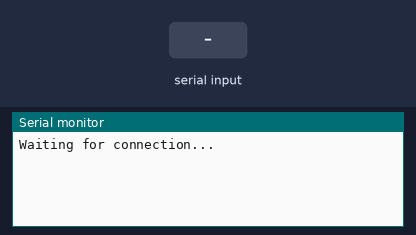
Bench run of a sketch on a simulated Arduino Mega 2560, built with avr-gcc and run on an emulated ATmega2560. On the bench: the last lines printed to the serial monitor. The test bench sets the inputs (shaded band).

Above: at 0.8 s.
0.9 s: "1" received over the second serial link
At 1.01 s:
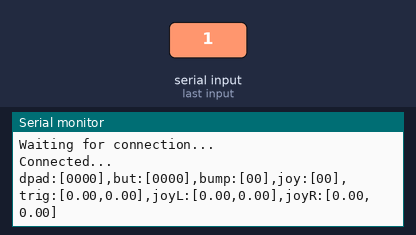
At 2.9 s:
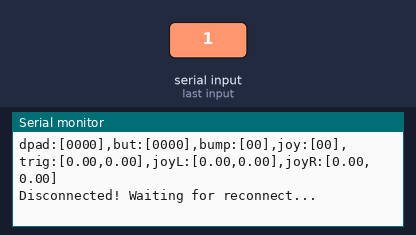

Measured:
- after the input at 0.9 s, the serial monitor: prints a new line at once (image 1)

The sketch:

receive.ino
```cpp
/**
 * Demo class for the controller receive code.
 *
 * Uncomment a function in loop() to test out some functionality.
 *
 * This uses an xbee connected to Serial1. Other serial ports may
 * be used without issue.
 */

#include "Controller.h"

bool disconnected = false;

//Create the communications object. Use Serial for the communications.
Controller controller(Serial3);

//Have the class handle the data whenever it arrives
//NOTE: this function is stupid. It is not actually an interrupt. It is only
//      called when once per loop(). IF loop() is long than 20ms, YOU WILL LOOSE STUFF!
//void serialEvent1() {
//  controller.receiveData();
//}

//=====SETUP=============================================
void setup() {
  Serial.begin(115200);

  //initialize the receiver
  controller.init();
  Serial.println("Waiting for connection...");
  while (!controller.connected()) { delay(10); }
  Serial.println("Connected...");

  //set a deadzone for the joysticks
  controller.setJoyDeadzone(0.08);
}

//=====MAIN LOOP=============================================
void loop() {
  //Uncomment a demo mode to run it.
  if (controller.connected()) {
    //Print all values to the serial monitor
    printEverything();

    //only print button changes (clicks)
    //printButtonChanges();

    disconnected = false;
  } else {
    if (!disconnected) {
      Serial.println("Disconnected! Waiting for reconnect...");
      disconnected = true;
    }
  }
}

//=====DEMOS=============================================
/**
 * Display when one of the buttons get pressed (clicked).
 */
void printButtonChanges() {
  //right side buttons
  if (controller.buttonClick(UP)) {
    Serial.println("btn:UP");
  }
  if (controller.buttonClick(DOWN)) {
    Serial.println("btn:DOWN");
  }
  if (controller.buttonClick(LEFT)) {
    Serial.println("btn:LEFT");
  }
  if (controller.buttonClick(RIGHT)) {
    Serial.println("btn:RIGHT");
  }

  //Dpad
  if (controller.dpadClick(UP)) {
    Serial.println("dpad:UP");
  }
  if (controller.dpadClick(DOWN)) {
    Serial.println("dpad:DOWN");
  }
  if (controller.dpadClick(LEFT)) {
    Serial.println("dpad:LEFT");
  }
  if (controller.dpadClick(RIGHT)) {
    Serial.println("dpad:RIGHT");
  }

  //bumpers
  if (controller.bumperClick(LEFT)) {
    Serial.println("bumper:LEFT");
  }
  if (controller.bumperClick(RIGHT)) {
    Serial.println("bumper:RIGHT");
  }

  //joysticks
  if (controller.joyButtonClick(LEFT)) {
    Serial.println("joy:LEFT");
  }
  if (controller.joyButtonClick(RIGHT)) {
    Serial.println("joy:RIGHT");
  }
}

/**
 * Spam all of the controller values unto the screen.
 */
void printEverything() {
  static unsigned long lastPrint = millis();

  if (millis() - lastPrint > 100) {
    //Format:
    //dpad:[lrud],but:[lrud],bump:[lr],trig:[l,r],joyL:[l,r],joyR:[l,r]

    //Dpad
    Serial.print("dpad:[");
    Serial.print(controller.dpad(LEFT));
    Serial.print(controller.dpad(RIGHT));
    Serial.print(controller.dpad(UP));
    Serial.print(controller.dpad(DOWN));

    //buttons
    Serial.print("],but:[");
    Serial.print(controller.button(LEFT));
    Serial.print(controller.button(RIGHT));
    Serial.print(controller.button(UP));
    Serial.print(controller.button(DOWN));

    //bumpers
    Serial.print("],bump:[");
    Serial.print(controller.bumper(LEFT));
    Serial.print(controller.bumper(RIGHT));

    //joysticks
    Serial.print("],joy:[");
    Serial.print(controller.joyButton(LEFT));
    Serial.print(controller.joyButton(RIGHT));

    //triggers
    Serial.print("],trig:[");
    Serial.print(controller.trigger(LEFT));
    Serial.print(",");
    Serial.print(controller.trigger(RIGHT));

    //left joystick
    Serial.print("],joyL:[");
    Serial.print(controller.joystick(LEFT,X));
    Serial.print(",");
    Serial.print(controller.joystick(LEFT,Y));

    //right joystick
    Serial.print("],joyR:[");
    Serial.print(controller.joystick(RIGHT,X));
    Serial.print(",");
    Serial.print(controller.joystick(RIGHT,Y));
    Serial.println("]");

    if(abs(controller.joystick(RIGHT,X)) < 0.001 || abs(controller.joystick(RIGHT,Y)) < 0.001
      || abs(controller.joystick(LEFT,X)) < 0.001 || abs(controller.joystick(LEFT,Y)) < 0.001) {
      //Serial.println("\n\n\n\n\n\n\n\n\n\n\n\n\n\n\n\n");
    }

    lastPrint = millis();
  }
}
```

Controller.cpp
```cpp
/*
 * Class for receiving data from the controller.
 *
 * Functions:
 * init() - initilize receiving. Call in setup();
 * connected() - check if the controller is currently connected.
 * receiveData() - read any data that has been sent to the receiver. Call this often or you will loose stuff.
 * setJoyDeadzone(deadzone) - set a deadzone for the joysticks.
 *
 * joystick(side, axis) - get the joystick value for the given side and axis
 * trigger(side) - get the trigger value on the given side
 *
 * joyButton(side) - check if a joyButton is pressed
 * button(dir) - check if a normal button is pressed
 * dpad(dir) - check if a dpad button is pressed
 * bumper(side) - check if a bumper is pressed
 *
 * joyButtonClick(side) - check if a joyButton has been clicked
 * buttonClick(dir) - check if a normal button has been clicked
 * dpadClick(dir) - check if a dpad button has been clicked
 * bumperClick(side) - check if a bumpre has been clicked
 *
 */

#include "Controller.h"

#define BAUDRATE 115200
#define CONNECTION_TIMEOUT 1000
#define PACKET_TIMEOUT 5  //max amount of time a transmission should ever take to send

//Data header bitmasks
#define LEFT_JOY_X    0b00000001
#define LEFT_JOY_Y    0b00000001
#define RIGHT_JOY_X   0b00000010
#define RIGHT_JOY_Y   0b00000010
#define LEFT_TRIGGER  0b00000100
#define RIGHT_TRIGGER 0b00001000
#define LEFT_BUTTONS  0b00010000
#define RIGHT_BUTTONS 0b00100000

//masks to use with the header to figure out what data is coming
const uint8_t headerMasks[] = {
  LEFT_JOY_X,
  LEFT_JOY_Y,
  RIGHT_JOY_X,
  RIGHT_JOY_Y,
  LEFT_TRIGGER,
  RIGHT_TRIGGER,
  LEFT_BUTTONS,
  RIGHT_BUTTONS
};

//Define offsets for buttons (the rest are in enums).
#define JOY_BUTTON   4
#define BUMPER       5

/**
 * Constructor for the class.
*/
Controller::Controller(HardwareSerial &xbeeSerial) : xbeeSerial(xbeeSerial) {
  for (int i = 0; i < 8; i++) {
    dataTargets[i] = 0;
  }

  //We haven't received anything yet, so make difference greater than the limit
  lastReceive = -CONNECTION_TIMEOUT;

}

/**
 * Initialize communications.
*/
void Controller::init() {
    xbeeSerial.begin(BAUDRATE);
}


/**
 * @brief Get the value for the given joystick and axis. Will give a value in
 * the range -1.0 to 1.0.
 *
 * @param side side of the joystick. [LEFT or RIGHT].
 * @param axis axis to return. [X or Y].
 * @return the joystick value on the axis.
 */
float Controller::joystick(Dir side, Axis axis) {
    if (abs(joy[side][axis]) < joyDeadzone) {
        return 0.0;
    }

    return joy[side][axis];
}

/**
 * @brief Get the state of the joystick button.
 *
 * @param side side of the joystick button.
 * @return true if pressed, false otherwise.
 */
bool Controller::joyButton(Dir side) {
    return getButtonState(side, JOY_BUTTON);
}


/**
* Get the value of one of the colored buttons (right side of the controller).
*
* @param dir - Direction of the button. (UP, DOWN, LEFT, RIGHT).
* @return true if pressed, false otherwise.
*/
bool Controller::button(Dir dir) {
    return getButtonState(Dir::RIGHT, dir);
}

/**
* Get the value of one of the dpad buttons (or the left side colored buttons on older controler model).
*
* @param dir - Direction of the Dpad button. (UP, DOWN, LEFT, RIGHT).
* @return true if pressed, false otherwise.
*/
bool Controller::dpad(Dir dir) {
    return getButtonState(Dir::LEFT, dir);
}

/**
* Get the value of a bumper.
*
* @param side - Side of the bumper. (LEFT or RIGHT).
* @return true if pressed, false otherwise.
*/
bool Controller::bumper(Dir side) {
    return getButtonState(side, BUMPER);
}

/**
* Get the value of a trigger. Will be value in the range 0.0 to 1.0.
*
* @param side - Side of the trigger. (LEFT or RIGHT).
* @return Value of the trigger.
*/
float Controller::trigger(Dir side) {
    return triggers[side];
}

/**
* Get the value of a button.
*
* @param side - Side of the button. (LEFT or RIGHT).
* @param button - Index of the button being pressed. (LEFT, RIGHT, UP, DOWN, JOY_BUTTON, BUMPER).
* @return true if pressed, false otherwise.
*/
bool Controller::getButtonState(Dir side, uint8_t button) {
    return buttons[side] & (1 << button);
}


/**
 * @brief Check if we have received data recently
 *
 * @return true if we have received data recently, false otherwise.
 */
bool Controller::connected() {
    //try to receive any available data
    receiveData();

    //check if we have timed out
    return (millis() - lastReceive) < CONNECTION_TIMEOUT;
}

/**
* Set a range of values under which joystick values will be ignored.
*
* @param deadzone - value in the range 0.0 to 1.0.
*/
void Controller::setJoyDeadzone(float deadzone) {
  joyDeadzone = deadzone;
}

//Don't mind us. We are for debugging.
void printBinary(uint8_t val) {
  for (int i = 7; i >= 0; i--) {
    Serial.print((val >> i) & 1);
  }
}
void printBinary(int val) {
  for (int i = 7; i >= 0; i--) {
    Serial.print((val >> i) & 1);
  }
}

/**
* Receive data from the controller. This function should be called at an interval less than 20ms.
* The serialEvent() function can be used for this, but it may not be fast enough if loop() takes
* a long time.
*
* How this works:
*  - Get the first valid data header from the serial buffer.
*  - Use the data header to construct an array of targets for the upcoming data.
*  - Loop until we have received all data (curByte == numBytes), or we have timed out.
*  - Each time we get a new byte of data, save based on the target for that byte.
*  - Every time we receive any data, update the last receive time.
*/
void Controller::receiveData() {
    uint8_t dataHeader = 0;  //header for the packet of send data
    int8_t curByte = 0;      //current byte in the transmission
    int8_t numBytes = 0;     //number of bytes in the transmission

    if (xbeeSerial.available()) {
        //read the first valid header
        dataHeader = xbeeSerial.read();
        while (xbeeSerial.available() && !isValidHeader(dataHeader)) {
            dataHeader = xbeeSerial.read();
        }

        //if we found a valid header, read the following data
        if (isValidHeader(dataHeader)) {

            //Figure out what data is coming based on the header
            numBytes = getDataTargets(dataTargets, dataHeader);

            //Get ready to receive the data
            unsigned long int readStart = millis();

            //read until done or timeout
            while (millis() - readStart < PACKET_TIMEOUT && curByte < numBytes) {
                if (xbeeSerial.available()) {
                    //read the data into the target for the current byte
                    switch(dataTargets[curByte]) {
                      case 0:
                        updateJoy(LEFT, X, xbeeSerial.read());
                        break;
                      case 1:
                        updateJoy(LEFT, Y, xbeeSerial.read());
                        break;
                      case 2:
                        updateJoy(RIGHT, X, xbeeSerial.read());
                        break;
                      case 3:
                        updateJoy(RIGHT, Y, xbeeSerial.read());
                        break;
                      case 4:
                        updateTrigger(LEFT, xbeeSerial.read());
                        break;
                      case 5:
                        updateTrigger(RIGHT, xbeeSerial.read());
                        break;
                      case 6:
                        updateButtons(LEFT, xbeeSerial.read());
                        break;
                      case 7:
                        updateButtons(RIGHT, xbeeSerial.read());
                        break;
                    }

                    //go to the next byte
                    curByte++;
                }
            }
        }


        //update the time of last receiving data
        lastReceive = millis();
    }
}

/**
 * Check if the given header is valid.
 * This checks to make sure header is not all zeros and last two bits are empty.
 *
 * @param header - value to check.
 * @return true if valid, false otherwise.
 */
bool Controller::isValidHeader(uint8_t header) {
  return header != 0 && !(header & 0b11000000u);
}

/**
 * Build the list of data targets based on the header bits.
 *
 * @param dataTargets - array to fill with data targets.
 * @param dataHeader - the header of the data.
 * @return number of data targets found.
 */
int8_t Controller::getDataTargets(uint8_t dataTargets[], int8_t dataHeader) {
  int8_t numBytes = 0;
  for (int i = 0; i < 8; i++) {
    //add the target to our list if we have a match
    if (dataHeader & headerMasks[i]) {
        dataTargets[numBytes] = i;
        numBytes++;
    }
  }

  return numBytes;
}

/**
* Update the button values. Set the button's click bit if we hit a rising edge.
*
* @param side - Side of the button. (LEFT or RIGHT).
* @param newVal - New set of values for the buttons.
*/
void Controller::updateButtons(Dir side, uint8_t newVal) {
    buttonClicks[side] = newVal & ~buttons[side];  //set click to 1 if button went from 0 to 1
    buttons[side] = newVal;
}

/**
 * @brief Update the value of the joystick. Take in an unsigned 8-bit char and convert
 * to a float in the range -1.0 to 1.0.
 *
 * @param side - Side of the joystick. (LEFT or RIGHT).
 * @param axis - Axis to update. (X or Y).
 * @param newVal - New value for the joystick axis. Value in the range 0 to 255.
 */
void Controller::updateJoy(Dir side, Axis axis, uint8_t newVal) {
    joy[side][axis] = (newVal / 127.5) - 1.0;
}

/**
 * @brief Update the value of the trigger. Take in an unsigned 8-bit char and convert
 * to a float in the range 0.0 to 1.0.
 *
 * @param side - Side of the trigger. (LEFT or RIGHT).
 * @param newVal - New value for the joystick axis. Value in the range 0 to 255.
 */
void Controller::updateTrigger(Dir side, uint8_t newVal) {
  triggers[side] = newVal / 255.0;
}

/**
 * @brief Check if the joystick button has been clicked.
 *
 * @param side side of the joystick button.
 * @return true if clicked, false otherwise.
 */
bool Controller::joyButtonClick(Dir side) {
    return getButtonClick(side, JOY_BUTTON);
}


/**
* Check if a colored button (right side of the controller) has been clicked.
*
* @param dir - Direction of the button. (UP, DOWN, LEFT, RIGHT).
* @return true if clicked, false otherwise.
*/
bool Controller::buttonClick(Dir dir) {
    return getButtonClick(Dir::RIGHT, dir);
}

/**
* Check if a dpad button (or the left side colored buttons on older controler model) has been clicked.
*
* @param dir - Direction of the Dpad button. (UP, DOWN, LEFT, RIGHT).
* @return true if clicked, false otherwise.
*/
bool Controller::dpadClick(Dir dir) {
    return getButtonClick(Dir::LEFT, dir);
}


/**
* Check if the bumper has been clicked.
*
* @param side - Side of the bumper. (LEFT or RIGHT).
* @return true if clicked, false otherwise.
*/
bool Controller::bumperClick(Dir side) {
    return getButtonClick(side, BUMPER);
}

/**
* Check if a button has been clicked (pressed down). If button is pressed, this
* will return true and then reset to false.
*
* @param side - Side of the button. (LEFT or RIGHT).
* @param button - Index of the button. (LEFT, RIGHT, UP, DOWN, JOY_BUTTON, BUMPER).
* @return true if clicked, false otherwise.
*/
bool Controller::getButtonClick(Dir side, uint8_t button) {
    //check if clicked
    if (buttonClicks[side] & (1 << button)) {
      //reset
      buttonClicks[side] &= ~(1 << button);
      return true;
    }

    return false;
}
```

Controller.h
```cpp
/*
 * Header for the xbee controller class.
 */

#ifndef CONTROLLER_H
#define CONTROLLER_H

#include "Arduino.h"

enum Dir { LEFT, RIGHT, UP, DOWN };
enum Axis { X, Y };

class Controller {
public:
    Controller(HardwareSerial &xbeeSerial);

    void init();
    bool connected();
    void setJoyDeadzone(float deadzone);

    float joystick(Dir side, Axis axis);
    float trigger(Dir side);

    bool joyButton(Dir side);
    bool button(Dir dir);
    bool dpad(Dir dir);
    bool bumper(Dir side);

    bool joyButtonClick(Dir side);
    bool buttonClick(Dir dir);
    bool dpadClick(Dir dir);
    bool bumperClick(Dir side);

    void receiveData();  //read data from the serial stream

private:
    bool getButtonState(Dir side, uint8_t button);
    bool getButtonClick(Dir side, uint8_t button);

    void updateButtons(Dir side, uint8_t newVal);
    void updateJoy(Dir side, Axis axis, uint8_t newVal);
    void updateTrigger(Dir side, uint8_t newVal);

    int8_t getDataTargets(uint8_t dataTargets[], int8_t dataHeader);
    bool isValidHeader(uint8_t header);

    //controller data
    float joy[2][2];
    float triggers[2];
    uint8_t buttons[2];
    uint8_t buttonClicks[2];  //used for reading press events

    float joyDeadzone = 0.005; //give it a little initially to cover rounding error

    //serial
    HardwareSerial &xbeeSerial;

    //variables for receiving data
    uint8_t dataTargets[8];     //targets for the incoming data
    uint32_t lastReceive = 0;    //track when the last transmission was received
};


#endif
```
